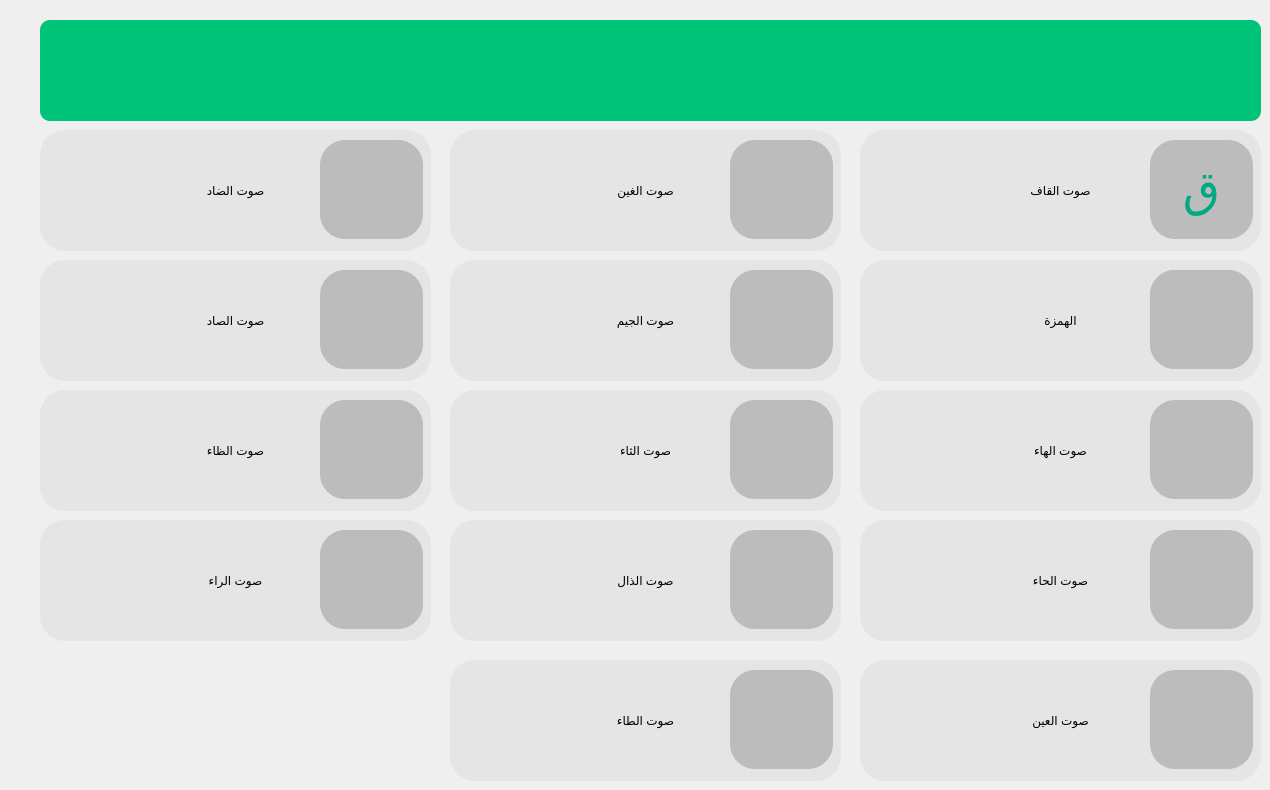
    <widget class="QWidget" name="enemies">
     <widget class="QLabel" name="soundImage2_4">
      <property name="geometry">
       <rect>
        <x>1150</x>
        <y>670</y>
        <width>103</width>
        <height>99</height>
       </rect>
      </property>
      <property name="styleSheet">
       <string notr="true">
background-color: rgb(188, 188, 188);
border-radius: 25px 25px 35px 35px;
opacity: 1;</string>
      </property>
      <property name="text">
       <string/>
      </property>
     </widget>
     <widget class="QLabel" name="soundImage1_4">
      <property name="geometry">
       <rect>
        <x>730</x>
        <y>400</y>
        <width>103</width>
        <height>99</height>
       </rect>
      </property>
      <property name="styleSheet">
       <string notr="true">
background-color: rgb(188, 188, 188);
border-radius: 25px 25px 35px 35px;
opacity: 1;</string>
      </property>
      <property name="text">
       <string/>
      </property>
     </widget>
     <widget class="QPushButton" name="sound_D">
      <property name="geometry">
       <rect>
        <x>40</x>
        <y>130</y>
        <width>391</width>
        <height>121</height>
       </rect>
      </property>
      <property name="styleSheet">
       <string notr="true">font: 75 20pt &quot;MS Shell Dlg 2&quot;;
background-color: rgb(229, 229, 229);
border-radius: 25px 25px 35px 35px;
opacity: 1;</string>
      </property>
      <property name="text">
       <string>صوت الضاد</string>
      </property>
     </widget>
     <widget class="QLabel" name="level_name">
      <property name="geometry">
       <rect>
        <x>40</x>
        <y>20</y>
        <width>1221</width>
        <height>101</height>
       </rect>
      </property>
      <property name="styleSheet">
       <string notr="true">background: rgb(0, 195, 122);
border-radius: 10px 10px 20px 20px;
opacity: 1;</string>
      </property>
      <property name="text">
       <string/>
      </property>
     </widget>
     <widget class="QLabel" name="soundImage2_3">
      <property name="geometry">
       <rect>
        <x>1150</x>
        <y>530</y>
        <width>103</width>
        <height>99</height>
       </rect>
      </property>
      <property name="styleSheet">
       <string notr="true">
background-color: rgb(188, 188, 188);
border-radius: 25px 25px 35px 35px;
opacity: 1;</string>
      </property>
      <property name="text">
       <string/>
      </property>
     </widget>
     <widget class="QLabel" name="soundImage2">
      <property name="geometry">
       <rect>
        <x>1150</x>
        <y>270</y>
        <width>103</width>
        <height>99</height>
       </rect>
      </property>
      <property name="styleSheet">
       <string notr="true">
background-color: rgb(188, 188, 188);
border-radius: 25px 25px 35px 35px;
opacity: 1;</string>
      </property>
      <property name="text">
       <string/>
      </property>
     </widget>
     <widget class="QPushButton" name="sound_zal">
      <property name="geometry">
       <rect>
        <x>450</x>
        <y>520</y>
        <width>391</width>
        <height>121</height>
       </rect>
      </property>
      <property name="styleSheet">
       <string notr="true">font: 75 20pt &quot;MS Shell Dlg 2&quot;;
background-color: rgb(229, 229, 229);
border-radius: 25px 25px 35px 35px;
opacity: 1;</string>
      </property>
      <property name="text">
       <string>صوت الذال</string>
      </property>
     </widget>
     <widget class="QLabel" name="soundimage">
      <property name="geometry">
       <rect>
        <x>1150</x>
        <y>270</y>
        <width>103</width>
        <height>99</height>
       </rect>
      </property>
      <property name="styleSheet">
       <string notr="true">
background-color: rgb(188, 188, 188);
border-radius: 25px 25px 35px 35px;
opacity: 1;</string>
      </property>
      <property name="text">
       <string/>
      </property>
     </widget>
     <widget class="QLabel" name="soundImage2_2">
      <property name="geometry">
       <rect>
        <x>1150</x>
        <y>400</y>
        <width>103</width>
        <height>99</height>
       </rect>
      </property>
      <property name="styleSheet">
       <string notr="true">
background-color: rgb(188, 188, 188);
border-radius: 25px 25px 35px 35px;
opacity: 1;</string>
      </property>
      <property name="text">
       <string/>
      </property>
     </widget>
     <widget class="QPushButton" name="sound_glottal">
      <property name="geometry">
       <rect>
        <x>860</x>
        <y>260</y>
        <width>401</width>
        <height>121</height>
       </rect>
      </property>
      <property name="styleSheet">
       <string notr="true">font: 75 20pt &quot;MS Shell Dlg 2&quot;;
background-color: rgb(229, 229, 229);
border-radius: 25px 25px 35px 35px;
opacity: 1;</string>
      </property>
      <property name="text">
       <string>الهمزة</string>
      </property>
     </widget>
     <widget class="QPushButton" name="sound_tha2">
      <property name="geometry">
       <rect>
        <x>450</x>
        <y>390</y>
        <width>391</width>
        <height>121</height>
       </rect>
      </property>
      <property name="styleSheet">
       <string notr="true">font: 75 20pt &quot;MS Shell Dlg 2&quot;;
background-color: rgb(229, 229, 229);
border-radius: 25px 25px 35px 35px;
opacity: 1;</string>
      </property>
      <property name="text">
       <string>صوت الثاء</string>
      </property>
     </widget>
     <widget class="QPushButton" name="sound_Z">
      <property name="geometry">
       <rect>
        <x>40</x>
        <y>390</y>
        <width>391</width>
        <height>121</height>
       </rect>
      </property>
      <property name="styleSheet">
       <string notr="true">font: 75 20pt &quot;MS Shell Dlg 2&quot;;
background-color: rgb(229, 229, 229);
border-radius: 25px 25px 35px 35px;
opacity: 1;</string>
      </property>
      <property name="text">
       <string>صوت الظاء</string>
      </property>
     </widget>
     <widget class="QLabel" name="soundImage1_8">
      <property name="geometry">
       <rect>
        <x>320</x>
        <y>140</y>
        <width>103</width>
        <height>99</height>
       </rect>
      </property>
      <property name="styleSheet">
       <string notr="true">
background-color: rgb(188, 188, 188);
border-radius: 25px 25px 35px 35px;
opacity: 1;</string>
      </property>
      <property name="text">
       <string/>
      </property>
     </widget>
     <widget class="QLabel" name="soundImage1_7">
      <property name="geometry">
       <rect>
        <x>320</x>
        <y>270</y>
        <width>103</width>
        <height>99</height>
       </rect>
      </property>
      <property name="styleSheet">
       <string notr="true">
background-color: rgb(188, 188, 188);
border-radius: 25px 25px 35px 35px;
opacity: 1;</string>
      </property>
      <property name="text">
       <string/>
      </property>
     </widget>
     <widget class="QLabel" name="soundimage_3">
      <property name="geometry">
       <rect>
        <x>1150</x>
        <y>530</y>
        <width>103</width>
        <height>99</height>
       </rect>
      </property>
      <property name="styleSheet">
       <string notr="true">
background-color: rgb(188, 188, 188);
border-radius: 25px 25px 35px 35px;
opacity: 1;</string>
      </property>
      <property name="text">
       <string/>
      </property>
     </widget>
     <widget class="QLabel" name="soundImage1_2">
      <property name="geometry">
       <rect>
        <x>730</x>
        <y>140</y>
        <width>103</width>
        <height>99</height>
       </rect>
      </property>
      <property name="styleSheet">
       <string notr="true">
background-color: rgb(188, 188, 188);
border-radius: 25px 25px 35px 35px;
opacity: 1;</string>
      </property>
      <property name="text">
       <string/>
      </property>
     </widget>
     <widget class="QLabel" name="soundImage1_6">
      <property name="geometry">
       <rect>
        <x>730</x>
        <y>670</y>
        <width>103</width>
        <height>99</height>
       </rect>
      </property>
      <property name="styleSheet">
       <string notr="true">
background-color: rgb(188, 188, 188);
border-radius: 25px 25px 35px 35px;
opacity: 1;</string>
      </property>
      <property name="text">
       <string/>
      </property>
     </widget>
     <widget class="QLabel" name="soundImage1_9">
      <property name="geometry">
       <rect>
        <x>320</x>
        <y>400</y>
        <width>103</width>
        <height>99</height>
       </rect>
      </property>
      <property name="styleSheet">
       <string notr="true">
background-color: rgb(188, 188, 188);
border-radius: 25px 25px 35px 35px;
opacity: 1;</string>
      </property>
      <property name="text">
       <string/>
      </property>
     </widget>
     <widget class="QLabel" name="soundimage_2">
      <property name="geometry">
       <rect>
        <x>1150</x>
        <y>400</y>
        <width>103</width>
        <height>99</height>
       </rect>
      </property>
      <property name="styleSheet">
       <string notr="true">
background-color: rgb(188, 188, 188);
border-radius: 25px 25px 35px 35px;
opacity: 1;</string>
      </property>
      <property name="text">
       <string/>
      </property>
     </widget>
     <widget class="QPushButton" name="sound_q">
      <property name="geometry">
       <rect>
        <x>860</x>
        <y>130</y>
        <width>401</width>
        <height>121</height>
       </rect>
      </property>
      <property name="styleSheet">
       <string notr="true">font: 75 20pt &quot;MS Shell Dlg 2&quot;;
background-color: rgb(229, 229, 229);
border-radius: 25px 25px 35px 35px;
opacity: 1;</string>
      </property>
      <property name="text">
       <string>صوت القاف</string>
      </property>
     </widget>
     <widget class="QPushButton" name="sound_h">
      <property name="geometry">
       <rect>
        <x>860</x>
        <y>390</y>
        <width>401</width>
        <height>121</height>
       </rect>
      </property>
      <property name="styleSheet">
       <string notr="true">font: 75 20pt &quot;MS Shell Dlg 2&quot;;
background-color: rgb(229, 229, 229);
border-radius: 25px 25px 35px 35px;
opacity: 1;</string>
      </property>
      <property name="text">
       <string>صوت الهاء</string>
      </property>
     </widget>
     <widget class="QLabel" name="soundImage1_3">
      <property name="geometry">
       <rect>
        <x>730</x>
        <y>270</y>
        <width>103</width>
        <height>99</height>
       </rect>
      </property>
      <property name="styleSheet">
       <string notr="true">
background-color: rgb(188, 188, 188);
border-radius: 25px 25px 35px 35px;
opacity: 1;</string>
      </property>
      <property name="text">
       <string/>
      </property>
     </widget>
     <widget class="QLabel" name="soundImageqaf">
      <property name="geometry">
       <rect>
        <x>1150</x>
        <y>140</y>
        <width>103</width>
        <height>99</height>
       </rect>
      </property>
      <property name="styleSheet">
       <string notr="true">
background-color: rgb(188, 188, 188);
border-radius: 25px 25px 35px 35px;
opacity: 1;</string>
      </property>
      <property name="text">
       <string>&lt;html&gt;&lt;head/&gt;&lt;body&gt;&lt;p align=&quot;center&quot;&gt;&lt;span style=&quot; font-size:36pt; color:#00aa7f;&quot;&gt;ق&lt;/span&gt;&lt;/p&gt;&lt;/body&gt;&lt;/html&gt;</string>
      </property>
     </widget>
     <widget class="QLabel" name="soundimage_4">
      <property name="geometry">
       <rect>
        <x>1150</x>
        <y>670</y>
        <width>103</width>
        <height>99</height>
       </rect>
      </property>
      <property name="styleSheet">
       <string notr="true">
background-color: rgb(188, 188, 188);
border-radius: 25px 25px 35px 35px;
opacity: 1;</string>
      </property>
      <property name="text">
       <string/>
      </property>
     </widget>
     <widget class="QPushButton" name="sound_T">
      <property name="geometry">
       <rect>
        <x>450</x>
        <y>660</y>
        <width>391</width>
        <height>121</height>
       </rect>
      </property>
      <property name="styleSheet">
       <string notr="true">font: 75 20pt &quot;MS Shell Dlg 2&quot;;
background-color: rgb(229, 229, 229);
border-radius: 25px 25px 35px 35px;
opacity: 1;</string>
      </property>
      <property name="text">
       <string>صوت الطاء</string>
      </property>
     </widget>
     <widget class="QPushButton" name="sound_g">
      <property name="geometry">
       <rect>
        <x>450</x>
        <y>260</y>
        <width>391</width>
        <height>121</height>
       </rect>
      </property>
      <property name="styleSheet">
       <string notr="true">font: 75 20pt &quot;MS Shell Dlg 2&quot;;
background-color: rgb(229, 229, 229);
border-radius: 25px 25px 35px 35px;
opacity: 1;</string>
      </property>
      <property name="text">
       <string>صوت الجيم</string>
      </property>
     </widget>
     <widget class="QPushButton" name="sound_3">
      <property name="geometry">
       <rect>
        <x>860</x>
        <y>660</y>
        <width>401</width>
        <height>121</height>
       </rect>
      </property>
      <property name="styleSheet">
       <string notr="true">font: 75 20pt &quot;MS Shell Dlg 2&quot;;
background-color: rgb(229, 229, 229);
border-radius: 25px 25px 35px 35px;
opacity: 1;</string>
      </property>
      <property name="text">
       <string>صوت العين</string>
      </property>
     </widget>
     <widget class="QPushButton" name="sound_8in">
      <property name="geometry">
       <rect>
        <x>450</x>
        <y>130</y>
        <width>391</width>
        <height>121</height>
       </rect>
      </property>
      <property name="styleSheet">
       <string notr="true">font: 75 20pt &quot;MS Shell Dlg 2&quot;;
background-color: rgb(229, 229, 229);
border-radius: 25px 25px 35px 35px;
opacity: 1;</string>
      </property>
      <property name="text">
       <string>صوت الغين</string>
      </property>
     </widget>
     <widget class="QLabel" name="soundImage10">
      <property name="geometry">
       <rect>
        <x>320</x>
        <y>530</y>
        <width>103</width>
        <height>99</height>
       </rect>
      </property>
      <property name="styleSheet">
       <string notr="true">
background-color: rgb(188, 188, 188);
border-radius: 25px 25px 35px 35px;
opacity: 1;</string>
      </property>
      <property name="text">
       <string/>
      </property>
     </widget>
     <widget class="QPushButton" name="sound_H">
      <property name="geometry">
       <rect>
        <x>860</x>
        <y>520</y>
        <width>401</width>
        <height>121</height>
       </rect>
      </property>
      <property name="styleSheet">
       <string notr="true">font: 75 20pt &quot;MS Shell Dlg 2&quot;;
background-color: rgb(229, 229, 229);
border-radius: 25px 25px 35px 35px;
opacity: 1;</string>
      </property>
      <property name="text">
       <string>صوت الحاء</string>
      </property>
     </widget>
     <widget class="QPushButton" name="sound_S">
      <property name="geometry">
       <rect>
        <x>40</x>
        <y>260</y>
        <width>391</width>
        <height>121</height>
       </rect>
      </property>
      <property name="styleSheet">
       <string notr="true">font: 75 20pt &quot;MS Shell Dlg 2&quot;;
background-color: rgb(229, 229, 229);
border-radius: 25px 25px 35px 35px;
opacity: 1;</string>
      </property>
      <property name="text">
       <string>صوت الصاد</string>
      </property>
     </widget>
     <widget class="QLabel" name="soundImage1_5">
      <property name="geometry">
       <rect>
        <x>730</x>
        <y>530</y>
        <width>103</width>
        <height>99</height>
       </rect>
      </property>
      <property name="styleSheet">
       <string notr="true">
background-color: rgb(188, 188, 188);
border-radius: 25px 25px 35px 35px;
opacity: 1;</string>
      </property>
      <property name="text">
       <string/>
      </property>
     </widget>
     <widget class="QPushButton" name="sound_r">
      <property name="geometry">
       <rect>
        <x>40</x>
        <y>520</y>
        <width>391</width>
        <height>121</height>
       </rect>
      </property>
      <property name="styleSheet">
       <string notr="true">font: 75 20pt &quot;MS Shell Dlg 2&quot;;
background-color: rgb(229, 229, 229);
border-radius: 25px 25px 35px 35px;
opacity: 1;</string>
      </property>
      <property name="text">
       <string>صوت الراء</string>
      </property>
     </widget>
     <zorder>sound_glottal</zorder>
     <zorder>soundImage2</zorder>
     <zorder>sound_D</zorder>
     <zorder>level_name</zorder>
     <zorder>sound_zal</zorder>
     <zorder>sound_tha2</zorder>
     <zorder>sound_Z</zorder>
     <zorder>soundImage1_8</zorder>
     <zorder>soundimage_3</zorder>
     <zorder>soundImage1_9</zorder>
     <zorder>soundimage_2</zorder>
     <zorder>sound_q</zorder>
     <zorder>sound_h</zorder>
     <zorder>soundImageqaf</zorder>
     <zorder>soundimage_4</zorder>
     <zorder>sound_T</zorder>
     <zorder>sound_g</zorder>
     <zorder>sound_3</zorder>
     <zorder>sound_8in</zorder>
     <zorder>sound_H</zorder>
     <zorder>sound_S</zorder>
     <zorder>soundImage1_5</zorder>
     <zorder>sound_r</zorder>
     <zorder>soundimage</zorder>
     <zorder>soundImage10</zorder>
     <zorder>soundImage1_2</zorder>
     <zorder>soundImage1_3</zorder>
     <zorder>soundImage1_4</zorder>
     <zorder>soundImage1_6</zorder>
     <zorder>soundImage1_7</zorder>
     <zorder>soundImage2_2</zorder>
     <zorder>soundImage2_3</zorder>
     <zorder>soundImage2_4</zorder>
    </widget>
